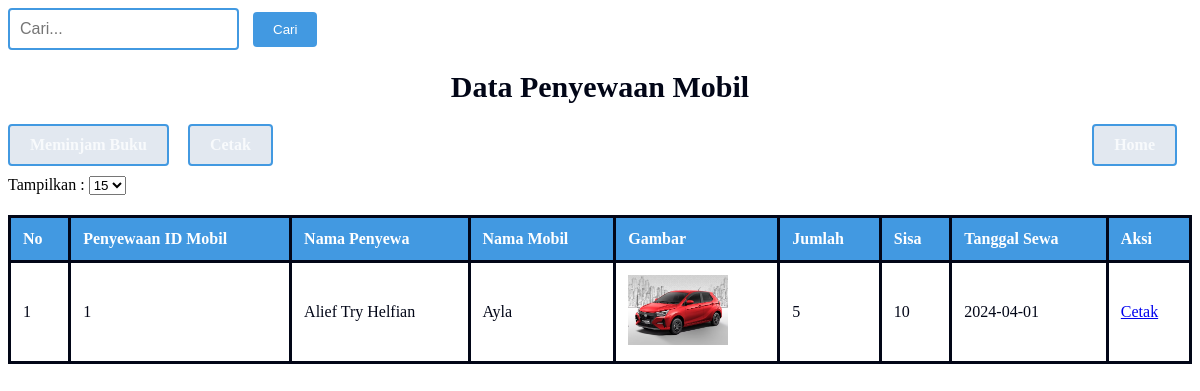
Screenshot of /rentalmobil/public/dashboard/data/dspenyewaanmobil.php with the database file from the repository.
### tables this page shows
CREATE TABLE `penyewaan_mobil` (
  `id_penyewaan` int(11) NOT NULL,
  `kendaraan_idmobil` int(11) DEFAULT NULL,
  `jumlah_mobil` int(11) DEFAULT NULL
);

CREATE TABLE `kendaraan` (
  `idmobil` int(11) NOT NULL,
  `nama_mobil` varchar(100) DEFAULT NULL,
  `merek` varchar(100) DEFAULT NULL,
  `tahun` int(11) DEFAULT NULL,
  `gambar_mobil` varchar(500) DEFAULT NULL,
  `tersedia` int(11) DEFAULT NULL,
  `harga_idharga` int(11) DEFAULT NULL
);

CREATE TABLE `penyewaan` (
  `id_penyewaan` int(11) NOT NULL,
  `tanggal_sewa` date DEFAULT NULL,
  `tanggal_kembali` date DEFAULT NULL,
  `customer_idcustomer` int(11) DEFAULT NULL
);

### rentalmobil/public/penyewaanmobil/Controller/tabel_template.php (the view, shortened to what this page needs)
<html lang="en">
<head>
</head>
<body class="bg-gray-100">
    <div class="container mx-auto py-8">
        <h1>Data Penyewaan Mobil</h1>
        <nav>
            <div>
                <a href="../../penyewaanmobil/view/tambah.php" class="btn bg-blue-500 text-white">Meminjam Buku</a>
                <a href="../penyewaanmobil/view/cetak.php" target="_blank" class="btn bg-blue-500 text-white">Cetak</a>
            </div>
            <a href="../../../public/dashboard/dashboard.php" class="btn bg-blue-500 text-white home-link">Home</a>
        </nav>
        <form action="../../dashboard/data/dspenyewaanmobil.php" method="get">
            <label>Tampilkan :</label>
            <select name="perPage" onchange="this.form.submit()">
                <option value="15" <?php echo isset($_GET['perPage']) && $_GET['perPage'] == 5 ? 'selected' : ''; ?>>15</option>
            </select>
        </form>
        <table border="1">
            <tr>
                <th> No </th>
                <th> Penyewaan ID Mobil </th>
                <th> Nama Penyewa </th>
                <th> Nama Mobil </th>
                <th> Gambar </th>
                <th> Jumlah </th>
                <th> Sisa </th>
                <th> Tanggal Sewa </th>
                <th> Aksi </th>
            </tr>
        <?php
            $rowspanCounts = [];
            if ($num > 0) {
                while ($row = mysqli_fetch_assoc($ambildata)) {
                    $penyewaanID = $row['id_penyewaan'];
                    $rowspanCounts[$penyewaanID][] = $row;
                }
                $no = $start + 1;
                foreach ($rowspanCounts as $penyewaanID => $rows) {
                    $rowspanCounts = count($rows);
                    $firstRow = true;
                    foreach ($rows as $key => $userAmbilData) {
                        echo "<tr>";
                        if ($firstRow) {
                            echo "<td rowspan='{$rowspanCounts}'>" . $no++ . "</td>";
                            echo "<td rowspan='{$rowspanCounts}'>" . $userAmbilData['id_penyewaan'] . "</td>";
                            echo "<td rowspan='{$rowspanCounts}'>" . $userAmbilData['namapenyewa'] . "</td>";
                            $firstRow = false;
                        }
                        echo "<td>" . $userAmbilData['nama'] . "</td>";
                        echo "<td><img src='../../kendaraan/aset/{$userAmbilData['gambar']}' alt='Gambar Mobil' style='max-width: 100px; max-height: 100px;'></td>";
                        echo "<td>" . $userAmbilData['jumlah_mobil'] . "</td>";
                        echo "<td>" . $userAmbilData['tersedia'] . "</td>";
                        echo "<td>" . $userAmbilData['tanggal_sewa'] . "</td>";
                        if ($key === 0) {
                            echo "<td rowspan='{$rowspanCounts}'>";
                            if (isset($userAmbilData['id_penyewaan'])) {
                                echo "<a href='../../penyewaanmobil/view/cetakpeminjam.php?id_penyewaan={$userAmbilData['id_penyewaan']}'> Cetak </a>";
                            }
                            echo "</td>";
                        }
                    }
                }
            } else {
                echo "<tr><td colspan='10'>Tidak ada data</td></tr>";
            }
        ?>
    </table>

### rentalmobil/public/penyewaanmobil/Controller/tabel_template.php (style rules this page uses)
h1 { text-align: center; color: #020617; font-weight: bold; margin-bottom: 20px; font-size: 30px; }
nav { display: flex; justify-content: space-between; align-items: center; margin-bottom: 10px; }
nav a { padding: 10px 20px; margin-right: 15px; color: #f8fafc; font-weight: bold; text-decoration: none; display: inline-block; background-color: #e2e8f0; border: 2px solid #4299e1; border-radius: 4px; }
table { border-collapse: collapse; width: 100%; margin-top: 20px; }
th, td { border: 3px solid #020617; padding: 12px; text-align: left; color: #020617; background-color: #fff; }
th:first-child { color: #fff; }
th { font-weight: bold; background-color: #4299e1; }
td { font-size: 16px; }
th:first-child, th:nth-child(2), th:nth-child(3), th:nth-child(4), th:nth-child(5), th:nth-child(6), th:nth-child(7), th:nth-child(8), th:nth-child(9) { color: #fff; }
.home-link { margin-left: auto; }

### rows the page displays
penyewaan_mobil: id_penyewaan "1", namapenyewa "Alief Try Helfian", id_penyewaan.nama_mobil "Ayla", id_penyewaan.gambar_mobil (picture), jumlah_mobil "5", id_penyewaan.tersedia "10", penyewaan.tanggal_sewa "2024-04-01"
